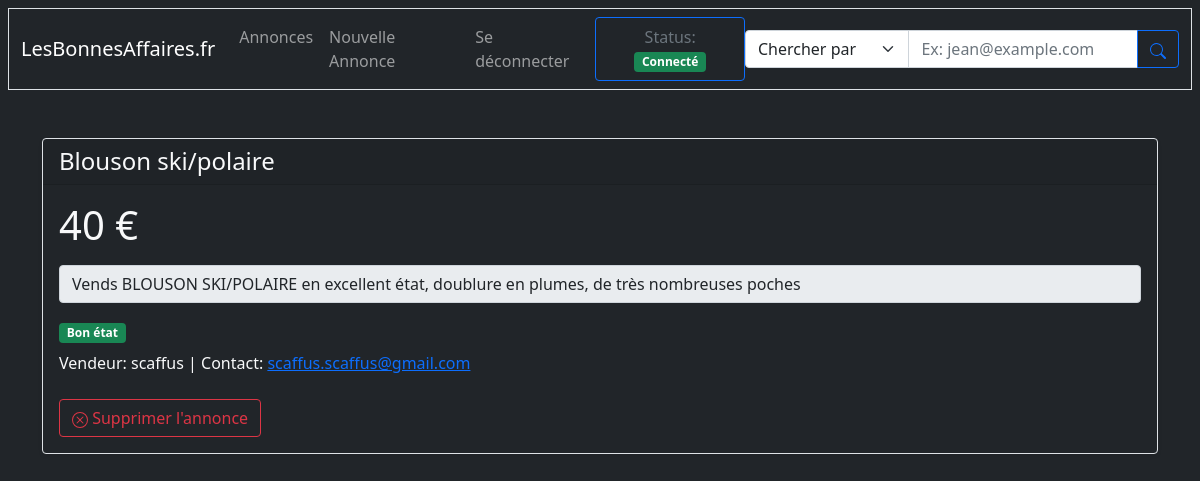
Screenshot of /annonce/2 (signed in) with the database file from the repository.
### app.py (models this page shows, shortened)
class Post(db.Model):
    id              = db.Column(db.Integer, primary_key = True)
    title           = db.Column(db.Text, nullable = False)
    description     = db.Column(db.Text, nullable = False)
    mail            = db.Column(db.Text, nullable = False)
    price           = db.Column(db.Text, nullable = False)
    username        = db.Column(db.Text, nullable = False)
    asset_condition = db.Column(db.Text, nullable = False)
    date            = db.Column(db.DateTime, nullable = False, default = datetime.utcnow)

### app.py (the view)
@app.route('/annonce/<int:id>')
def annonce(id):
    annonce = Post.query.filter_by(id=id).first()
    return render_template('index.html', requestAnnonce=annonce, user=current_user)

### app.py (called while the page is built)
@login_manager.user_loader
def load_user(mail):
    return User.query.get(mail)

### templates/index.html (shortened to what this page needs)
{% extends 'base.html' %}
{% block body %}
{% if requestAnnonce %}
<div class="container mt-5">
  <div class="card mb-4 shadow-sm border border-1 bg-dark text-light">
    <div class="card-header">
      <h4 class="my-0 fw-normal">{{ requestAnnonce.title }}</h4>
    </div>
    <div class="card-body">
      <h1 class="card-title pricing-card-title">{{ requestAnnonce.price }} €<small class="text-muted"></small></h1>
      <ul class="list-unstyled mt-3 mb-4">
        <span class="input-group-text">{{ requestAnnonce.description }}</span>
        <div class="mt-3 mb-2">
          {% if requestAnnonce.asset_condition == '5' %}
          <span class="badge bg-primary">Neuf</span>
          {% elif requestAnnonce.asset_condition == '4' %}
          <span class="badge bg-info">Très bon état</span>
          {% elif requestAnnonce.asset_condition == '3' %}
          <span class="badge bg-success">Bon état</span>
          {% elif requestAnnonce.asset_condition == '2' %}
          <span class="badge bg-warning">Assez bon état</span>
          {% elif requestAnnonce.asset_condition == '1' %}
          <span class="badge bg-danger">Etat médiocre</span>
          {% endif %}
        </div>
        <p>Vendeur: {{ requestAnnonce.username }} | Contact: <a href="mailto:{{ requestAnnonce.mail }}">{{
            requestAnnonce.mail }}</a></p>
      </ul>
      {% if user.is_authenticated %}
      {% if user.username.lower() == requestAnnonce.username.lower() %}
      <a href="delete/{{requestAnnonce.id}}" class="btn btn-outline-danger">
        Supprimer l'annonce
      </a>
      {% endif %}
      {% endif %}
    </div>
  </div>
</div>
{% endif %}
{% endblock %}

### rows the page displays
Post: title "Blouson ski/polaire", price "40", description "Vends BLOUSON SKI/POLAIRE en excellent état, doublure en plumes, de très nombreuses poches", username "scaffus", mail "scaffus.scaffus@gmail.com"
